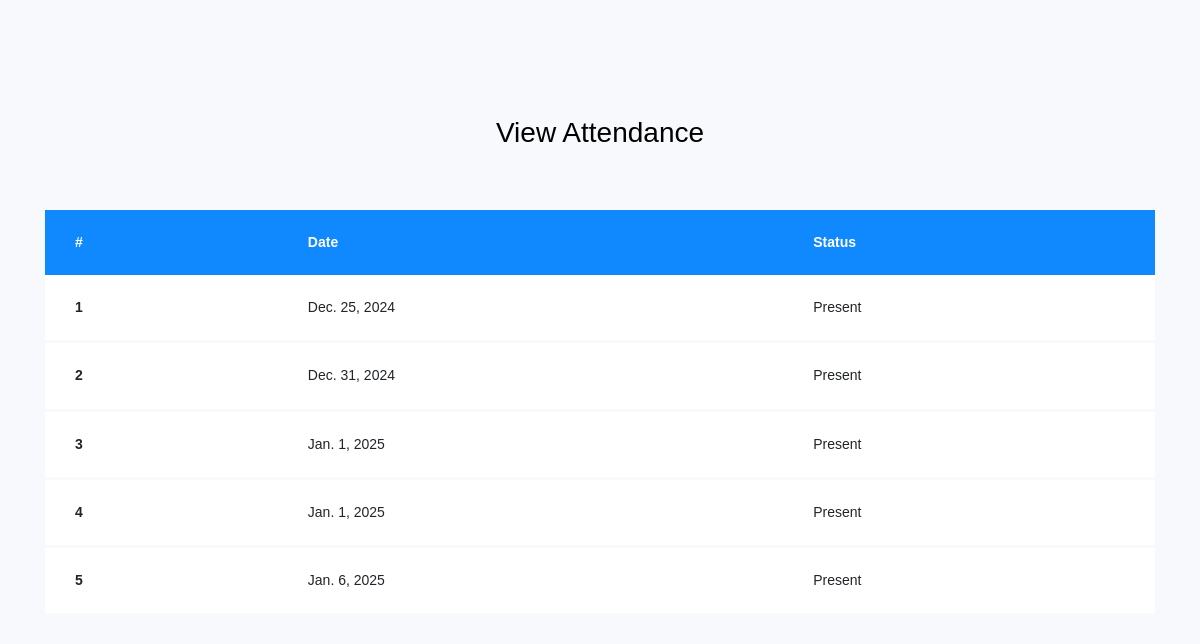
The app's page /stdattendance/ (signed in) with its own data.
### myapp/models.py (models this page shows, shortened)
class Attendence(models.Model):
    date=models.DateField(auto_now_add=True)
    student=models.CharField(max_length=50)
    status=models.CharField(max_length=50,default="pending")

### myapp/views.py (the view)
# urls.py: path("stdattendance/",views.stdattendance),
def stdattendance(request):
    student = request.session['id']
    ma=Attendence.objects.filter(student=student)
    return render(request,"stdattendance.html",{'ma':ma})

### myapp/templates/stdattendance.html (shortened to what this page needs)
<!doctype html>
{% load static %}
<html lang="en">
  <head>
	<link rel="stylesheet" href="https://stackpath.bootstrapcdn.com/font-awesome/4.7.0/css/font-awesome.min.css">
	<link rel="stylesheet" href="{% static 'attendence/css/style.css' %}">
	</head>
	<body>
	<section class="ftco-section">
		<div class="container">
			<div class="row justify-content-center">
				<div class="col-md-6 text-center mb-5">
					<h2 class="heading-section">View Attendance</h2>
				</div>
			</div>
			<div class="row">
				<div class="col-md-12">
					<div class="table-wrap">
						<table class="table">
						  <thead class="thead-primary">
						    <tr>
						      <th>#</th>
						      <th>Date</th>
								<th>Status</th>
						    </tr>
						  </thead>
						  <tbody>
						  {% for i in ma %}
						    <tr>
						      <th scope="row">{{forloop.counter}}</th>
						      <td>{{i.date}}</td>
								 <td>{{i.status}}</td>
						    </tr>
						  {% endfor %}
						  </tbody>
						</table>
					</div>
				</div>
			</div>
		</div>
	</section>
	</body>
</html>

### records on screen
Attendence: date "Dec. 25, 2024", status "Present"
Attendence: date "Dec. 31, 2024", status "Present"
Attendence: date "Jan. 1, 2025", status "Present"
Attendence: date "Jan. 1, 2025", status "Present"
Attendence: date "Jan. 6, 2025", status "Present"
